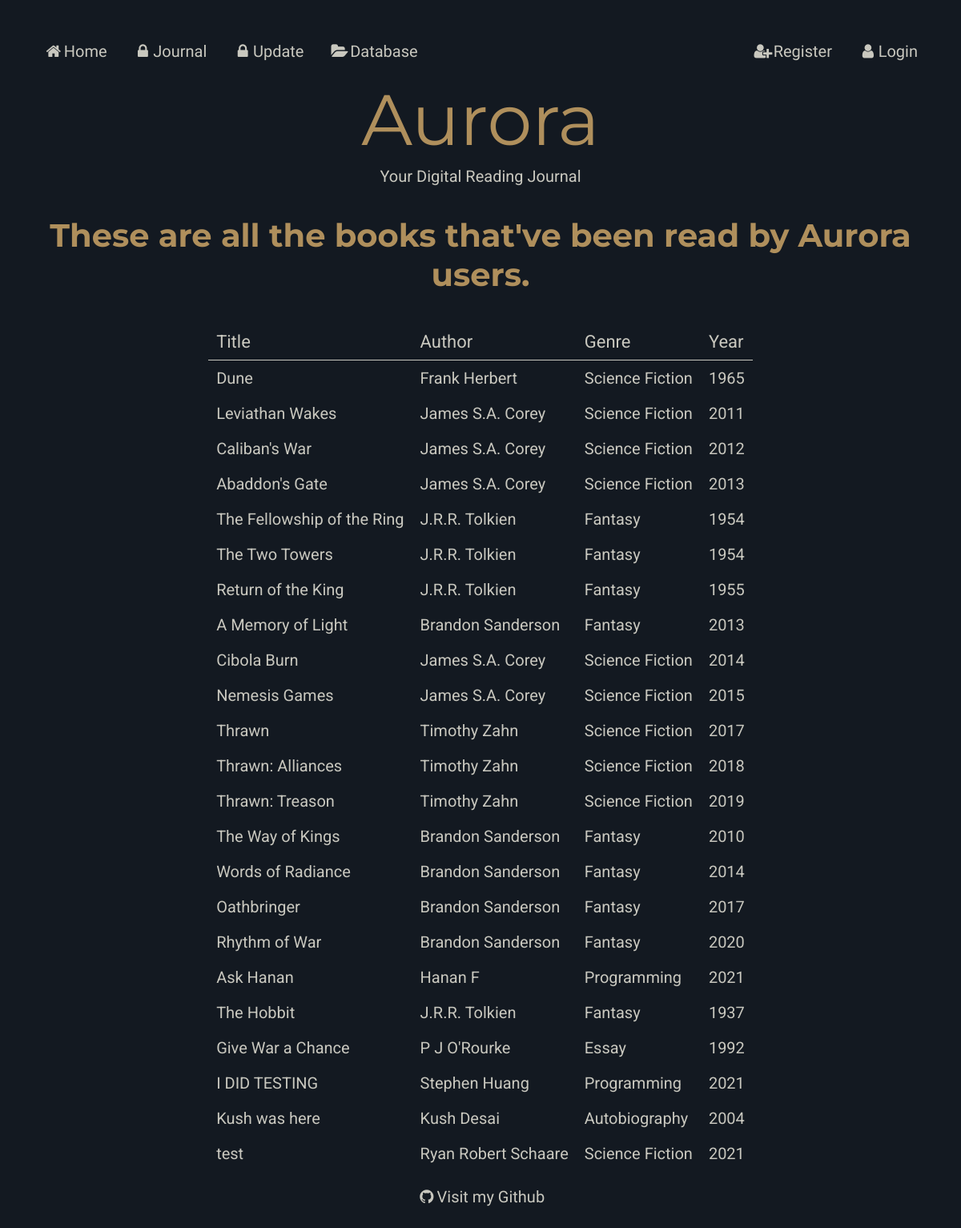
/books, run on the app's committed database.
### models.py (models this page shows)
class Books (db.Model):
    __tablename__ = "Books"
    bookid = db.Column(db.Integer, primary_key=True)
    title = db.Column(db.String(80))
    synopsis = db.Column(db.String(80))
    year = db.Column(db.String(80))
    authors = db.relationship("Authors", secondary=BooksAuthors, back_populates="books" )
    users = db.relationship("Users", secondary=BooksUsers, back_populates="books")
    genres = db.relationship("Genres", secondary=BooksGenres, back_populates="books")

### main.py (the view)
@app.route('/books')
def books():
    book = models.Books.query.all()
    return render_template("allbooks.html", book=book, page_title="Books")

### main.py (called while the page is built)
@app.context_processor
def add_current_user():
    if session.get('user'): #  if a user is logged in
        return dict(current_user=models.Users.query.get(session['user'])) #  current user is equal to userinfo of user session
    return dict(current_user=None) #  otherwise current user is none

### templates/allbooks.html
{% extends "layout.html" %}
{% block content %}
{% if current_user %}
<h1>Hey {{current_user.username}}, these are all the books read by Aurora users.</h1>
{% else %}
<h1>These are all the books that've been read by Aurora users.</h1>
{% endif %}
<table id="books">
        <tr>
            <th colspan = 1>Title</th>
            <th colspan = 1>Author</th>
            <th colspan = 1>Genre</th>
            <th colspan = 1>Year</th>
        </tr>
    {% for book in book %}
        <tr>
            <td> <a href="/book/{{ book.title }}"> {{ book.title }} </a></td>
            <td> <a href="/author/{{ book.authors|map(attribute='name')|join(', ') }}">{{ book.authors|map(attribute="name")|join(", ") }}</a></td>
            <td> <a href="/genre/{{ book.genres|map(attribute='name')|join(', ') }}"> {{ book.genres|map(attribute="name")|join(", ") }}</a></td>
            <td>{{ book.year }}</td>
        </tr>
    {% endfor %}
</table>
{% endblock %}

### templates/layout.html (shortened to what this page needs)
<!DOCTYPE html>
<html lang='en'>
    <head>
        <link rel="stylesheet" href="/static/styles.css">
        <link rel="stylesheet" href="https://cdnjs.cloudflare.com/ajax/libs/font-awesome/4.7.0/css/font-awesome.min.css">
    </head>
    <body>
        {% include "nav.html" %}
        <header>Aurora</header>
        <subhead>Your Digital Reading Journal</subhead>
        {% block content %}{% endblock %}
        {% include "footer.html" %}
    </body>
</html>

### templates/nav.html
<nav>
    <ul>
        <li><a href="/"><i class="fa fa-fw fa-home"></i>Home</a></li>
        {% if current_user %}
        <li><a href="/journal"><i class="fa fa-fw fa-book"></i>Journal</a></li>
        <li><a href="/update"><i class="fa fa-fw fa-edit"></i>Update</a></li>
        {% else %}
        <li><a href="/"><i class="fa fa-fw fa-lock"></i>Journal</a></li>
        <li><a href="/"><i class="fa fa-fw fa-lock"></i>Update</a></li>
        {% endif %}
        <li><a href="/books"><i class="fa fa-fw fa-folder-open"></i>Database</a></li>
        {% if current_user %}
        <li><a href="/logout"><i class="fa fa-fw fa-user-o"></i>Logout</a></li>
        <li><a><i class="fa fa-fw fa-user-circle"></i>Logged in as {{current_user.username}}</a></li>
        {% else %}
        <li><a href="/login"><i class="fa fa-fw fa-user"></i>Login</a></li>
        <li><a href="/signup"><i class="fa fa-fw fa-user-plus"></i>Register</a></li>
        {% endif %}
    </ul>
</nav>

### templates/footer.html
<footer>
    <a href="https://github.com/StephenHuang17253/aurora"><i class="fa fa-fw fa-github"></i>Visit my Github</a>
</footer>

### static/styles.css (style rules this page uses)
:root { --bg-color: #131921; --main-color: #af8f5c; --sub-color: #3a506c; --text-color: #c9c8bf; --button-color-green: #2E8B57; --button-color-red: #B22222; --font-aurora: "Montserrat"; --font-header: "Montserrat"; --font-body: "Roboto"; --font-nav: "Julius Sans One"; }
html { height: 100%; }
body { font-family: var(--font-body); color: var(--text-color) ; font-size: 20px; background-color: var(--bg-color); padding: 30px; text-align: center; min-height: 100%; }
h1 { font-family: var(--font-header); color: var(--main-color) ; padding: 10px; }
header { font-family: var(--font-aurora); color: var(--main-color) ; font-size: 445%; padding: 5px; }
subhead { font-family: var(--font-body); padding: 10px; }
ul { list-style-type: none; margin: 0; padding: 0; overflow: hidden; font-family: var(--font-nav); }
li { float: left; }
li a { display: block; color: var(--text-color); text-align: center; padding: 14px 16px; text-decoration: none; }
li:nth-child(5) { float: right; }
li:last-child { float: right; }
table { border-collapse: collapse; margin: auto; text-align: left; }
th, td { text-align: left; padding: 10px; }
tr { text-align: left; }
th { font-family: var(--font-body);; font-weight: normal; font-size: 110%; color: var(--text-color); border-bottom: thin solid var(--text-color); }
a:link { color: var(--text-color); background-color: transparent; text-decoration: none; cursor: pointer; }
footer { padding-top: 20px; left: 0; bottom: 0; width: 100%; background-color: var(--bg-color); color: var(--text-color); text-align: center; font-family: var(--font-nav); }

### data on the page
Books: title "Dune", authors|map "Frank Herbert", genres|map "Science Fiction", year "1965"
Books: title "Leviathan Wakes", authors|map "James S.A. Corey", genres|map "Science Fiction", year "2011"
Books: title "Caliban's War", authors|map "James S.A. Corey", genres|map "Science Fiction", year "2012"
Books: title "Abaddon's Gate", authors|map "James S.A. Corey", genres|map "Science Fiction", year "2013"
Books: title "The Fellowship of the Ring", authors|map "J.R.R. Tolkien", genres|map "Fantasy", year "1954"
Books: title "The Two Towers", authors|map "J.R.R. Tolkien", genres|map "Fantasy", year "1954"
Books: title "Return of the King", authors|map "J.R.R. Tolkien", genres|map "Fantasy", year "1955"
Books: title "A Memory of Light", authors|map "Brandon Sanderson", genres|map "Fantasy", year "2013"
Books: title "Cibola Burn", authors|map "James S.A. Corey", genres|map "Science Fiction", year "2014"
Books: title "Nemesis Games", authors|map "James S.A. Corey", genres|map "Science Fiction", year "2015"
Books: title "Thrawn", authors|map "Timothy Zahn", genres|map "Science Fiction", year "2017"
Books: title "Thrawn: Alliances", authors|map "Timothy Zahn", genres|map "Science Fiction", year "2018"
Books: title "Thrawn: Treason", authors|map "Timothy Zahn", genres|map "Science Fiction", year "2019"
Books: title "The Way of Kings", authors|map "Brandon Sanderson", genres|map "Fantasy", year "2010"
Books: title "Words of Radiance", authors|map "Brandon Sanderson", genres|map "Fantasy", year "2014"
Books: title "Oathbringer", authors|map "Brandon Sanderson", genres|map "Fantasy", year "2017"
Books: title "Rhythm of War", authors|map "Brandon Sanderson", genres|map "Fantasy", year "2020"
Books: title "Ask Hanan", authors|map "Hanan F", genres|map "Programming", year "2021"
Books: title "The Hobbit", authors|map "J.R.R. Tolkien", genres|map "Fantasy", year "1937"
Books: title "Give War a Chance", authors|map "P J O'Rourke", genres|map "Essay", year "1992"
Books: title "I DID TESTING", authors|map "Stephen Huang", genres|map "Programming", year "2021"
Books: title "Kush was here", authors|map "Kush Desai", genres|map "Autobiography", year "2004"
Books: title "test", authors|map "Ryan Robert Schaare", genres|map "Science Fiction", year "2021"
